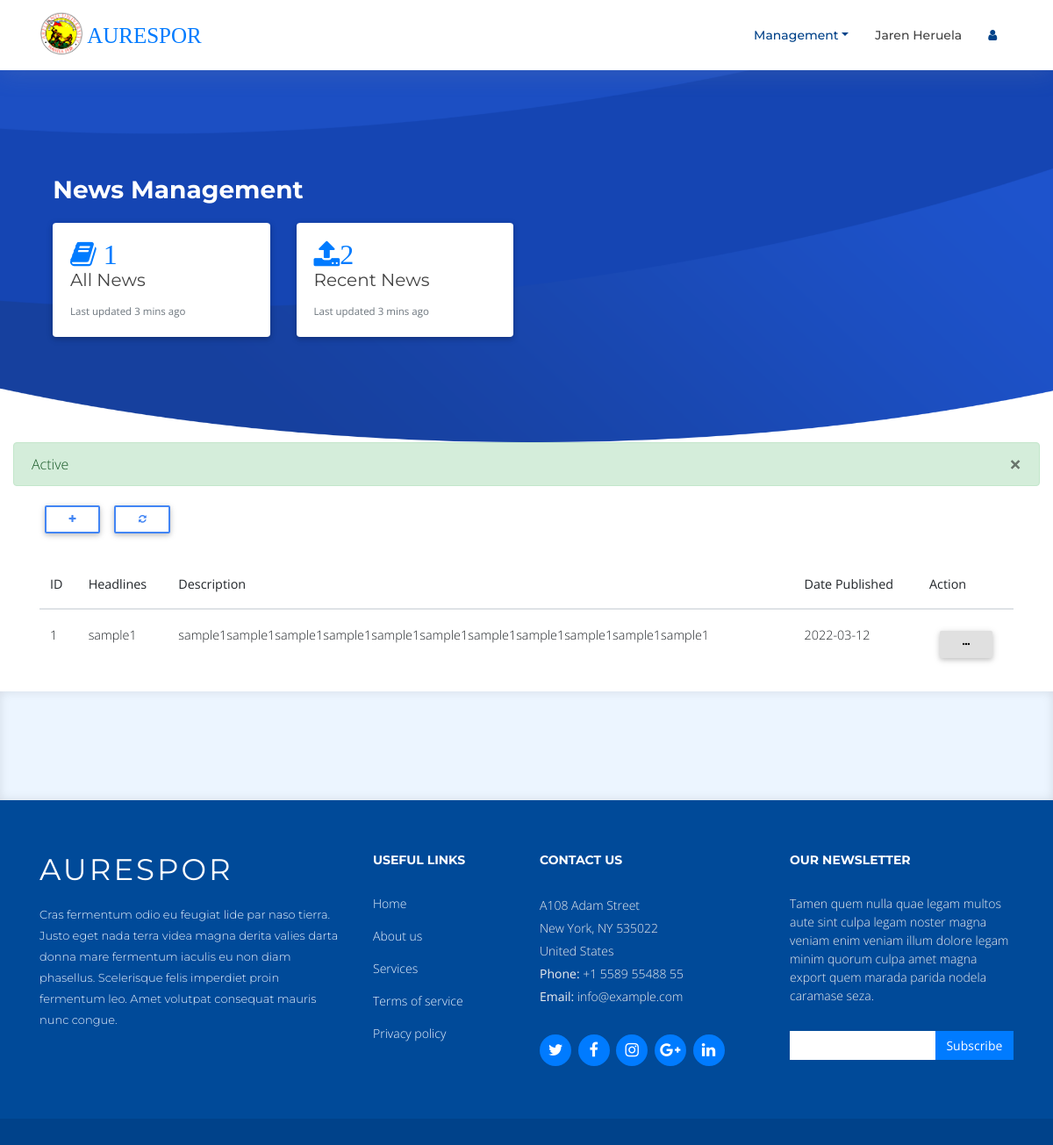
/admin/news/index.php (signed in), run on an earlier commit of the app's database.
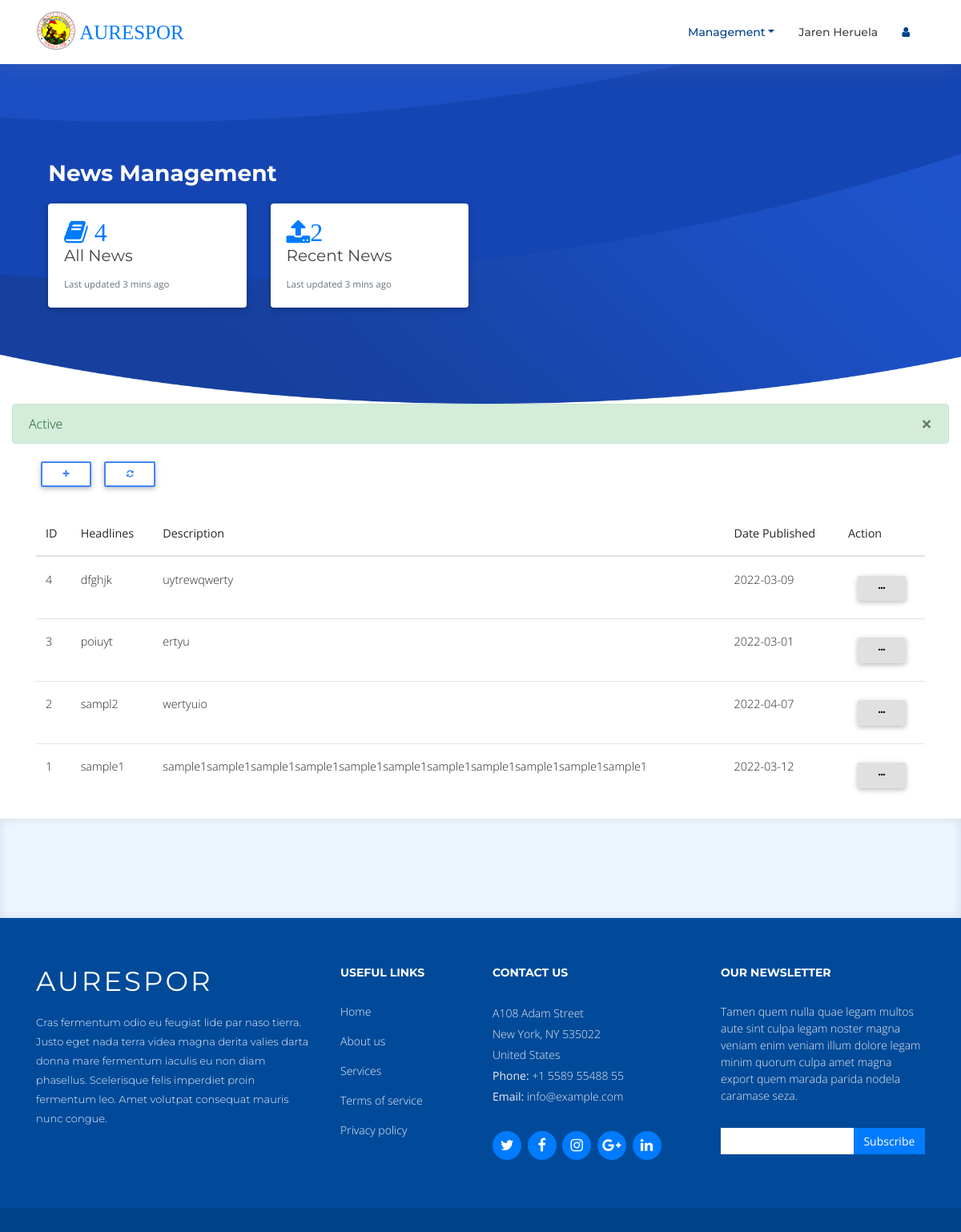
And on a later commit of the database.
### tables this page shows
CREATE TABLE `tblnews` (
  `id` int(100) NOT NULL,
  `name` varchar(200) NOT NULL,
  `mobile` longtext NOT NULL,
  `email` varchar(100) NOT NULL
);

### admin/news/index.php (the view, shortened to what the changed rows need)
<?php
include_once("config.php");
?>
<?php
$sql = "SELECT * from tblnews";
if ($result = mysqli_query($mysqli, $sql)) {
  $rowcount = mysqli_num_rows( $result );
}
?>
<!DOCTYPE html>
<html lang="en">
<head>
  <link rel="stylesheet" href="https://use.fontawesome.com/releases/v5.11.2/css/all.css">
  <link rel="stylesheet" href="../../resource/css/bootstrap.min.css">
	<link rel="stylesheet" href="../../resource/css/mdb.min.css">
  <link href="../../resource/lib/font-awesome/css/font-awesome.min.css" rel="stylesheet">
  <link href="../../resource/lib/animate/animate.min.css" rel="stylesheet">
  <link href="../../resource/lib/ionicons/css/ionicons.min.css" rel="stylesheet">
  <link href="../../resource/lib/owlcarousel/assets/owl.carousel.min.css" rel="stylesheet">
  <link href="../../resource/lib/lightbox/css/lightbox.min.css" rel="stylesheet">
  <link href="../../resource/css/style.css" rel="stylesheet">
  <link href="../../resource/css/addons.css" rel="stylesheet">
</head>
<body>
  <section id="intro" class="clearfix">
  <div class="container">
    <div class="card-group">
          <div class="col-md-3 col-sm-5">
            <div class="card">
              <div class="card-body">
                <i class="fa fa-book fa-2x " style="color:#007bff"> <?php  echo($rowcount); ?></i>
                 <h5 class="card-title">All News</h5>
                <p class="card-text"><small class="text-muted">Last updated 3 mins ago</small></p>
              </div>
            </div>
          </div>
      </div>
    </div>
</section>
  <main id="main">
  <body>
  <div class="container">
<br/>
<br/>
<div class="table-responsive-lg">
 <table id="news" class="table table-hover">
   <thead>
     <tr>
       <th scope="col">ID</th>
       <th scope="col">Headlines</th>
       <th scope="col">Description</th>
       <th scope="col">Date Published</th>
       <th scope="col" align="center">Action</th>
     </tr>
   </thead>
   <tbody>
     <?php
     $result = mysqli_query($mysqli, "SELECT * FROM tblnews ORDER BY id DESC");
     if ($result->num_rows>0) {
     while ($data = mysqli_fetch_array($result)) {
       ?>
       <tr>
         <td><?php echo $data['id']?></td>
         <td><a href="action.php?id=<?php echo $data['id']?> &ref=research"><?php echo $data['name']?></a></td>
         <td><?php echo $data['mobile']?></a></td>
         <td><?php echo $data['email']?></a></td>
       <td align="center"> <div class="dropdown">
         <button class="btn btn-light btn-sm" type="button" id="option" data-toggle="dropdown" aria-haspopup="true" aria-expanded="false">
           <i class="fa fa-ellipsis-h"> </i>
         </button>
       </div>
     </td>
   </tr>
   <?php
 }
}
 ?>
</tbody>
</table>
</div>
</div>
  </main>
  <link rel="stylesheet" href="//cdn.datatables.net/1.11.5/css/jquery.dataTables.min.css">
</body>
</html>

What changed in the data, as far as the page shows it:
added tblnews: id "4", name "dfghjk", mobile "uytrewqwerty", email "2022-03-09"
added tblnews: id "3", name "poiuyt", mobile "ertyu", email "2022-03-01"
added tblnews: id "2", name "sampl2", mobile "wertyuio", email "2022-04-07"
Also different on the page:
$rowcount: "1" → "4"
